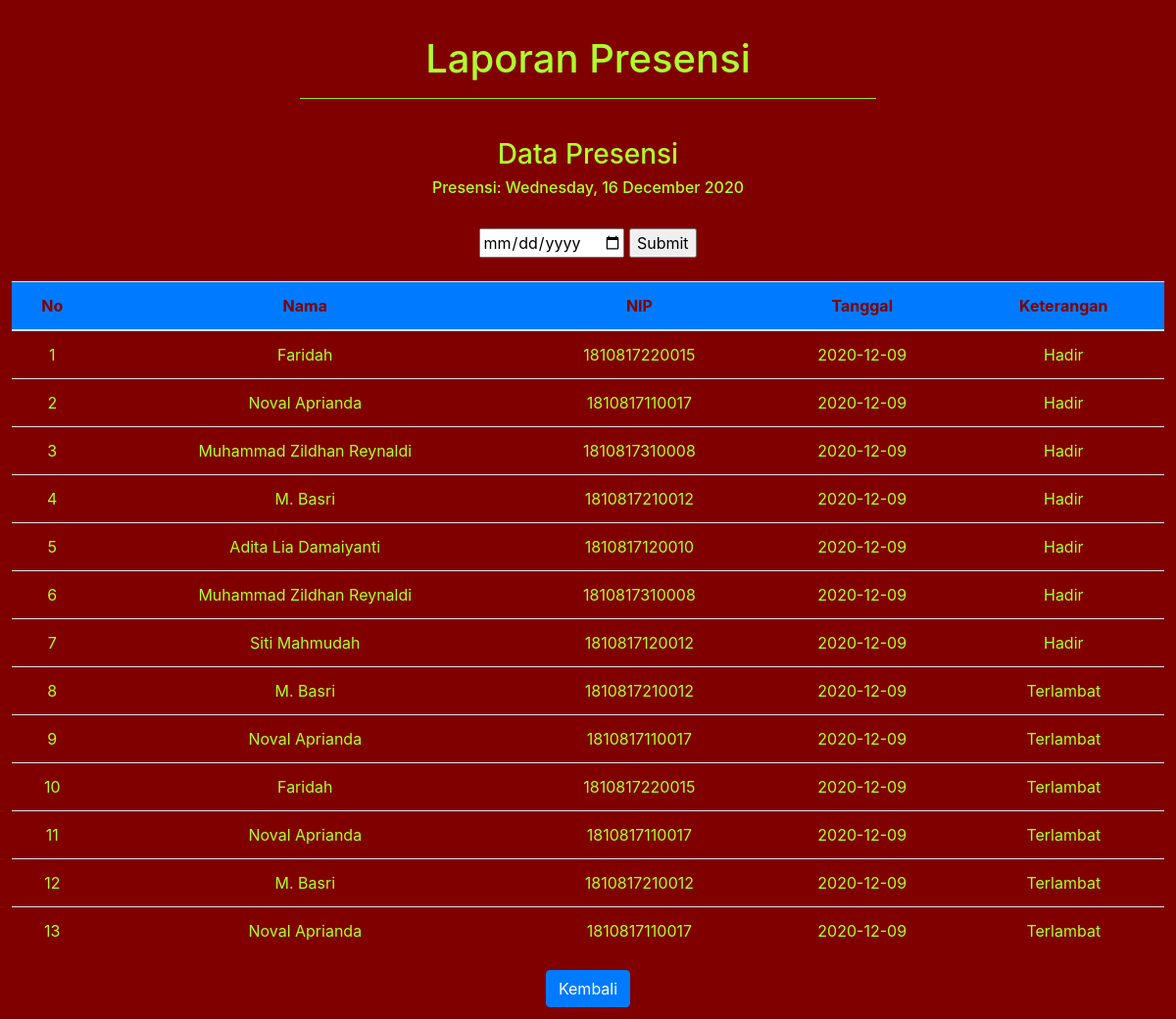
The app's page /laporan.php with its own data.
### tables this page shows
CREATE TABLE `presensi` (
  `id_absen` int(11) NOT NULL,
  `NIP` varchar(13) NOT NULL,
  `tanggal` date NOT NULL,
  `time_in` time NOT NULL,
  `keterangan` varchar(20) NOT NULL DEFAULT 'Tidak hadir'
);

CREATE TABLE `karyawan` (
  `NIP` varchar(13) NOT NULL,
  `nama` varchar(100) NOT NULL,
  `jabatan` varchar(50) DEFAULT 'Karyawan',
  `alamat` text DEFAULT NULL
);

### laporan.php (the view)
<?php
    require_once("Koneksi.php");
?>
<!DOCTYPE html>
<html>
    <head>
        <link rel="stylesheet" href="mycss.css">
        <link rel="stylesheet" href="bootstrap/css/bootstrap.css">
    </head>
    <body">
        <div class="admin">
            <header>
                <h1>Laporan Presensi</h1><hr>
            </header>
                <table class="table">
                    <thead>
                            <tr>
                                <br><center><h3 style="color: greenyellow;">Data Presensi</h3>
                                <h6 style="color: greenyellow;">
                                    Presensi:
                                    <?php
                                        if(isset($_POST['tgl'])) {
                                            $stgl = $_POST['tgl'];
                                            $stgl = date('l, d F Y');
                                            echo "$stgl";
                                        }
                                        else {
                                            $today = getdate(date("U"));
                                            echo "$today[weekday], $today[mday] $today[month] $today[year]";
                                        }
                                    ?>
                                </h6><br>
                            </tr>
                            <tr>
                            <form method="POST">
                                <input type="date" name="tgl">
                                &nbsp;<input type="submit" name="p"><br><br>
                            </form>
                            </tr>
                            <tr class="bg-primary" style="color: maroon;">
                                <th>No</th>
                                <th>Nama</th>
                                <th>NIP</th>
                                <th>Tanggal</th>
                                <th>Keterangan</th>
                            </tr>
                            <?php
                                $no = 1;
                                if(isset($_POST['tgl'])) {
                                    $tgl = $_POST['tgl'];
                                    $sql = $koneksi->prepare("SELECT * FROM presensi join karyawan on presensi.NIP = karyawan.NIP WHERE tanggal = '$tgl'");
                                    $sql->execute();
                                    $result = $sql->fetchAll();
                                }
                                else {
                                    $sql = $koneksi->prepare("SELECT * FROM presensi join karyawan on presensi.NIP = karyawan.NIP");
                                    $sql->execute();
                                    $result = $sql->fetchAll();
                                }
                                if(!empty($result)) {
                                    foreach($result as $row){
                                    ?>
                                <tr>
                                    <td><?php echo $no++; ?></td>
                                    <td><?php echo $row['nama']?></td>
                                    <td><?php echo $row['NIP']?></td>
                                    <td><?php echo $row['tanggal'] ?></td>
                                    <td><?php echo $row['keterangan'] ?></td>
                                </tr>
                                <?php
                                    }
                                }
                                ?>
                        </thead>
                    </table>
                    <a href="BerandaAdmin.php"><input class="btn btn-primary" type="button" value="Kembali"></a>
                </div>
    </body>
</html>

### mycss.css (style rules this page uses)
hr { background-color: greenyellow; width: 50%; }
header, td { text-align: center; margin: 2% 0 0 0; color: greenyellow; }
input { margin: 0 10% 0 10%; }
.admin { padding: 1%; background: maroon; margin: 0%; text-align: center; }

### records on screen
presensi: NIP.nama "Faridah", NIP.NIP "1810817220015", tanggal "2020-12-09", keterangan "Hadir"
presensi: NIP.nama "Noval Aprianda", NIP.NIP "1810817110017", tanggal "2020-12-09", keterangan "Hadir"
presensi: NIP.nama "Muhammad Zildhan Reynaldi", NIP.NIP "1810817310008", tanggal "2020-12-09", keterangan "Hadir"
presensi: NIP.nama "M. Basri", NIP.NIP "1810817210012", tanggal "2020-12-09", keterangan "Hadir"
presensi: NIP.nama "Adita Lia Damaiyanti", NIP.NIP "1810817120010", tanggal "2020-12-09", keterangan "Hadir"
presensi: NIP.nama "Muhammad Zildhan Reynaldi", NIP.NIP "1810817310008", tanggal "2020-12-09", keterangan "Hadir"
presensi: NIP.nama "Siti Mahmudah", NIP.NIP "1810817120012", tanggal "2020-12-09", keterangan "Hadir"
presensi: NIP.nama "M. Basri", NIP.NIP "1810817210012", tanggal "2020-12-09", keterangan "Terlambat"
presensi: NIP.nama "Noval Aprianda", NIP.NIP "1810817110017", tanggal "2020-12-09", keterangan "Terlambat"
presensi: NIP.nama "Faridah", NIP.NIP "1810817220015", tanggal "2020-12-09", keterangan "Terlambat"
presensi: NIP.nama "Noval Aprianda", NIP.NIP "1810817110017", tanggal "2020-12-09", keterangan "Terlambat"
presensi: NIP.nama "M. Basri", NIP.NIP "1810817210012", tanggal "2020-12-09", keterangan "Terlambat"
presensi: NIP.nama "Noval Aprianda", NIP.NIP "1810817110017", tanggal "2020-12-09", keterangan "Terlambat"

### other values on screen
$today[weekday] "Wednesday"
$today[mday] "16"
$today[month] "December"
$today[year] "2020"
